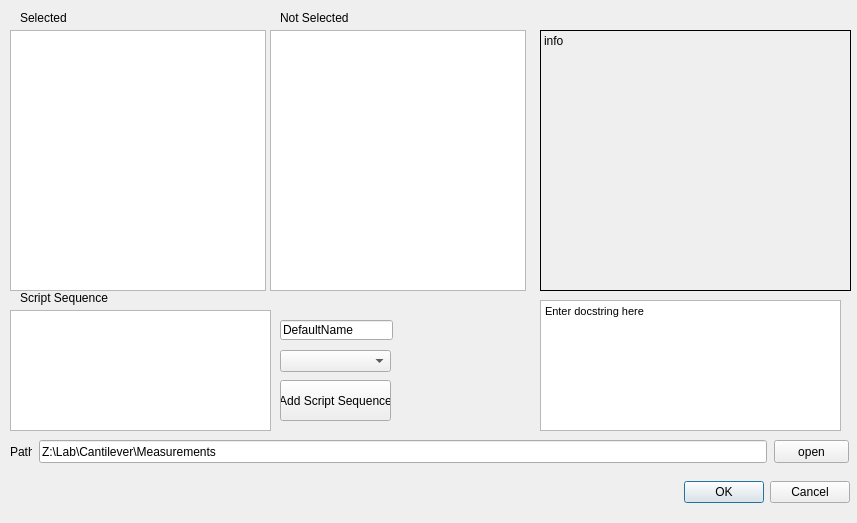
<?xml version="1.0" encoding="UTF-8"?>
<ui version="4.0">
 <class>Dialog</class>
 <widget class="QDialog" name="Dialog">
  <property name="geometry">
   <rect>
    <x>0</x>
    <y>0</y>
    <width>857</width>
    <height>523</height>
   </rect>
  </property>
  <property name="windowTitle">
   <string>Loading...</string>
  </property>
  <widget class="QDialogButtonBox" name="buttonBox">
   <property name="geometry">
    <rect>
     <x>509</x>
     <y>476</y>
     <width>341</width>
     <height>32</height>
    </rect>
   </property>
   <property name="orientation">
    <enum>Qt::Horizontal</enum>
   </property>
   <property name="standardButtons">
    <set>QDialogButtonBox::Cancel|QDialogButtonBox::Ok</set>
   </property>
  </widget>
  <widget class="QWidget" name="horizontalLayoutWidget">
   <property name="geometry">
    <rect>
     <x>9</x>
     <y>436</y>
     <width>841</width>
     <height>31</height>
    </rect>
   </property>
   <layout class="QHBoxLayout" name="horizontalLayout">
    <property name="spacing">
     <number>7</number>
    </property>
    <property name="sizeConstraint">
     <enum>QLayout::SetMaximumSize</enum>
    </property>
    <property name="leftMargin">
     <number>1</number>
    </property>
    <property name="topMargin">
     <number>4</number>
    </property>
    <property name="bottomMargin">
     <number>4</number>
    </property>
   </layout>
  </widget>
  <widget class="QTreeView" name="tree_infile">
   <property name="geometry">
    <rect>
     <x>270</x>
     <y>30</y>
     <width>256</width>
     <height>261</height>
    </rect>
   </property>
   <property name="acceptDrops">
    <bool>true</bool>
   </property>
   <property name="dragEnabled">
    <bool>true</bool>
   </property>
   <property name="dragDropMode">
    <enum>QAbstractItemView::DragDrop</enum>
   </property>
   <property name="defaultDropAction">
    <enum>Qt::MoveAction</enum>
   </property>
   <property name="uniformRowHeights">
    <bool>true</bool>
   </property>
   <property name="wordWrap">
    <bool>true</bool>
   </property>
  </widget>
  <widget class="QTreeView" name="tree_loaded">
   <property name="geometry">
    <rect>
     <x>10</x>
     <y>30</y>
     <width>256</width>
     <height>261</height>
    </rect>
   </property>
   <property name="acceptDrops">
    <bool>true</bool>
   </property>
   <property name="frameShape">
    <enum>QFrame::StyledPanel</enum>
   </property>
   <property name="frameShadow">
    <enum>QFrame::Sunken</enum>
   </property>
   <property name="dragEnabled">
    <bool>true</bool>
   </property>
   <property name="dragDropMode">
    <enum>QAbstractItemView::DragDrop</enum>
   </property>
   <property name="defaultDropAction">
    <enum>Qt::MoveAction</enum>
   </property>
   <property name="wordWrap">
    <bool>true</bool>
   </property>
  </widget>
  <widget class="QLabel" name="lbl_info">
   <property name="geometry">
    <rect>
     <x>540</x>
     <y>30</y>
     <width>311</width>
     <height>261</height>
    </rect>
   </property>
   <property name="frameShape">
    <enum>QFrame::Box</enum>
   </property>
   <property name="text">
    <string>info</string>
   </property>
   <property name="alignment">
    <set>Qt::AlignLeading|Qt::AlignLeft|Qt::AlignTop</set>
   </property>
   <property name="wordWrap">
    <bool>true</bool>
   </property>
  </widget>
  <widget class="QLabel" name="label">
   <property name="geometry">
    <rect>
     <x>20</x>
     <y>10</y>
     <width>241</width>
     <height>16</height>
    </rect>
   </property>
   <property name="text">
    <string>Selected</string>
   </property>
  </widget>
  <widget class="QLabel" name="label_2">
   <property name="geometry">
    <rect>
     <x>280</x>
     <y>10</y>
     <width>241</width>
     <height>16</height>
    </rect>
   </property>
   <property name="text">
    <string>Not Selected</string>
   </property>
  </widget>
  <widget class="QPushButton" name="btn_open">
   <property name="geometry">
    <rect>
     <x>774</x>
     <y>440</y>
     <width>75</width>
     <height>23</height>
    </rect>
   </property>
   <property name="sizePolicy">
    <sizepolicy hsizetype="Minimum" vsizetype="Ignored">
     <horstretch>0</horstretch>
     <verstretch>0</verstretch>
    </sizepolicy>
   </property>
   <property name="text">
    <string>open</string>
   </property>
  </widget>
  <widget class="QLabel" name="lbl_probe_log_path">
   <property name="geometry">
    <rect>
     <x>10</x>
     <y>440</y>
     <width>22</width>
     <height>23</height>
    </rect>
   </property>
   <property name="sizePolicy">
    <sizepolicy hsizetype="Preferred" vsizetype="Ignored">
     <horstretch>0</horstretch>
     <verstretch>0</verstretch>
    </sizepolicy>
   </property>
   <property name="text">
    <string>Path</string>
   </property>
  </widget>
  <widget class="QLineEdit" name="txt_probe_log_path">
   <property name="geometry">
    <rect>
     <x>39</x>
     <y>440</y>
     <width>728</width>
     <height>23</height>
    </rect>
   </property>
   <property name="sizePolicy">
    <sizepolicy hsizetype="Expanding" vsizetype="Ignored">
     <horstretch>0</horstretch>
     <verstretch>0</verstretch>
    </sizepolicy>
   </property>
   <property name="text">
    <string>Z:\Lab\Cantilever\Measurements</string>
   </property>
  </widget>
  <widget class="QLabel" name="label_3">
   <property name="geometry">
    <rect>
     <x>20</x>
     <y>290</y>
     <width>241</width>
     <height>16</height>
    </rect>
   </property>
   <property name="text">
    <string>Script Sequence</string>
   </property>
  </widget>
  <widget class="QTreeView" name="tree_script_sequence">
   <property name="geometry">
    <rect>
     <x>10</x>
     <y>310</y>
     <width>261</width>
     <height>121</height>
    </rect>
   </property>
   <property name="contextMenuPolicy">
    <enum>Qt::DefaultContextMenu</enum>
   </property>
   <property name="acceptDrops">
    <bool>true</bool>
   </property>
   <property name="dragEnabled">
    <bool>true</bool>
   </property>
   <property name="dragDropMode">
    <enum>QAbstractItemView::DragDrop</enum>
   </property>
   <property name="defaultDropAction">
    <enum>Qt::MoveAction</enum>
   </property>
  </widget>
  <widget class="QPushButton" name="btn_script_sequence">
   <property name="geometry">
    <rect>
     <x>280</x>
     <y>380</y>
     <width>111</width>
     <height>41</height>
    </rect>
   </property>
   <property name="text">
    <string>Add Script Sequence</string>
   </property>
  </widget>
  <widget class="QComboBox" name="cmb_looping_variable">
   <property name="geometry">
    <rect>
     <x>280</x>
     <y>350</y>
     <width>111</width>
     <height>22</height>
    </rect>
   </property>
  </widget>
  <widget class="QTextEdit" name="txt_info">
   <property name="geometry">
    <rect>
     <x>540</x>
     <y>300</y>
     <width>301</width>
     <height>131</height>
    </rect>
   </property>
   <property name="html">
    <string>&lt;!DOCTYPE HTML PUBLIC &quot;-//W3C//DTD HTML 4.0//EN&quot; &quot;http://www.w3.org/TR/REC-html40/strict.dtd&quot;&gt;
&lt;html&gt;&lt;head&gt;&lt;meta name=&quot;qrichtext&quot; content=&quot;1&quot; /&gt;&lt;style type=&quot;text/css&quot;&gt;
p, li { white-space: pre-wrap; }
&lt;/style&gt;&lt;/head&gt;&lt;body style=&quot; font-family:'MS Shell Dlg 2'; font-size:8.25pt; font-weight:400; font-style:normal;&quot;&gt;
&lt;p style=&quot; margin-top:0px; margin-bottom:0px; margin-left:0px; margin-right:0px; -qt-block-indent:0; text-indent:0px;&quot;&gt;&lt;span style=&quot; font-size:8pt;&quot;&gt;Enter docstring here&lt;/span&gt;&lt;/p&gt;&lt;/body&gt;&lt;/html&gt;</string>
   </property>
  </widget>
  <widget class="QLineEdit" name="txt_script_sequence_name">
   <property name="geometry">
    <rect>
     <x>280</x>
     <y>320</y>
     <width>113</width>
     <height>20</height>
    </rect>
   </property>
   <property name="text">
    <string>DefaultName</string>
   </property>
  </widget>
 </widget>
 <resources/>
 <connections>
  <connection>
   <sender>buttonBox</sender>
   <signal>accepted()</signal>
   <receiver>Dialog</receiver>
   <slot>accept()</slot>
   <hints>
    <hint type="sourcelabel">
     <x>248</x>
     <y>254</y>
    </hint>
    <hint type="destinationlabel">
     <x>157</x>
     <y>274</y>
    </hint>
   </hints>
  </connection>
  <connection>
   <sender>buttonBox</sender>
   <signal>rejected()</signal>
   <receiver>Dialog</receiver>
   <slot>reject()</slot>
   <hints>
    <hint type="sourcelabel">
     <x>316</x>
     <y>260</y>
    </hint>
    <hint type="destinationlabel">
     <x>286</x>
     <y>274</y>
    </hint>
   </hints>
  </connection>
 </connections>
</ui>
